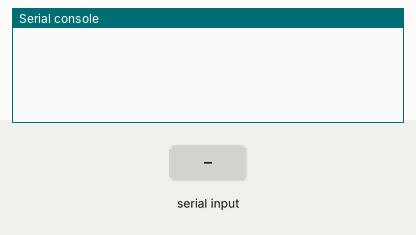
Simulated run of this program. Board: ESP32 board running MicroPython. Parts: the last lines printed to the serial console. The inputs (shaded band) are chosen by the test bench.

Above: at 1.2 s.
1.3 s: "1" received over the second serial link
At 1.7 s:
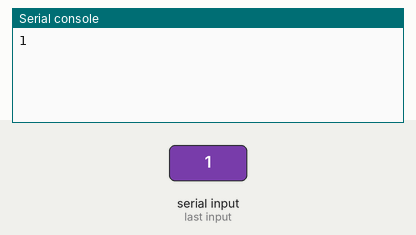
2.8 s: "0" received over the second serial link
At 4.0 s:
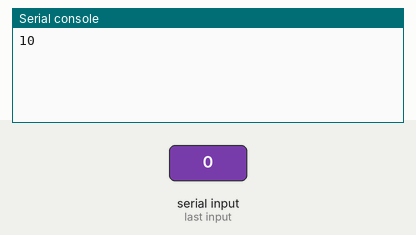

The program:

main.py
```python
from machine import UART
import sys
import select

uart = UART(2, baudrate=115200, bits=8, parity=None, stop=1, timeout=100)

while True:

    if uart.any():
        data = uart.read(uart.any())
        sys.stdout.buffer.write(data)


    if select.select([sys.stdin], [], [], 0)[0]:
        key = sys.stdin.buffer.read(1)
        if key:
            uart.write(key)
```

Measured:
- after the input at 1.3 s, the serial console: prints a new line at once (image 1)
- after the input at 2.8 s, the serial console: prints a new line at once (image 2)
